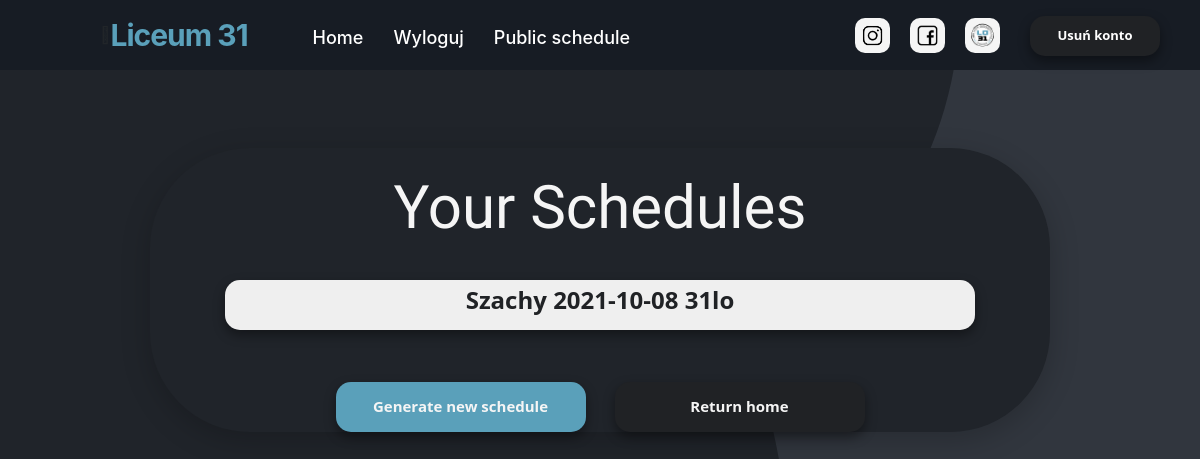
Before: /tournaments (signed in) with the older database file.
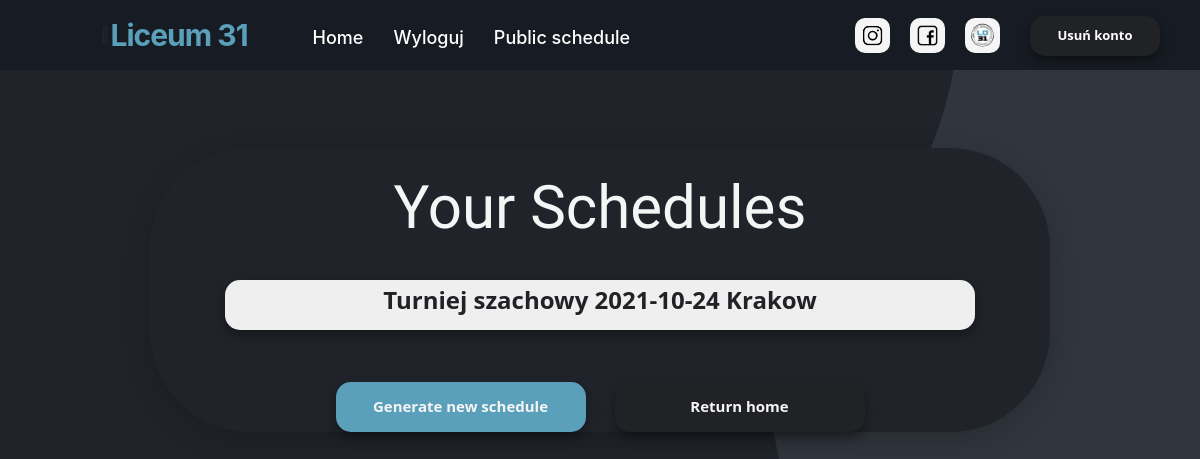
After: the same page with the newer database file.
### website/models.py (models this page shows)
class Tournament(db.Model):
    id = db.Column(db.Integer,primary_key=True)
    user_id = db.Column(db.Integer,db.ForeignKey('user.id'))
    name = db.Column(db.String(150))
    date = db.Column(db.Date)
    location = db.Column(db.String(150))
    discipline = db.Column(db.String(150))
    type = db.Column(db.String(150))
    status = db.Column(db.String(150), default="upcoming")
    is_public = db.Column(db.Boolean(),default=False)
    current_round_number = db.Column(db.Integer(),default=0)
    edited_dual_id = db.Column(db.Integer())
    rounds = db.relationship('Round')
    duals = db.relationship('Dual')
    opponents = db.relationship('Opponent')
    standings = db.relationship('Standing')

### website/views.py (the view)
@views.route('/tournaments', methods=['GET', 'POST'])
@login_required
def tournaments():
    return render_template("tournaments.html", user=current_user)

### website/__init__.py (called while the page is built)
def create_app():
    app = Flask(__name__)
    app.config['SECRET_KEY'] = 'kjabwdlajbal'
    app.config['SQLALCHEMY_DATABASE_URI'] = f'sqlite:///{DB_NAME}'
    db.init_app(app)  # inicjowanie bazy danych dla aplikacji
    from .views import views
    from .auth import auth
    app.register_blueprint(views, url_prefix='/')
    app.register_blueprint(auth, url_prefix='/')
    from .models import User
    create_datebase(app)
    login_manager = LoginManager()
    login_manager.login_view = 'auth.login'
    login_manager.init_app(app)
    @login_manager.user_loader
    def load_user(id):
        return User.query.get(int(id))
    return app

### website/templates/tournaments.html
 {% extends "base.html" %} {% block title %}Schedules{% endblock %} {% block content %}
<section class="tournaments_box_container container_tournaments">
    <br>
    <h3 align="center">Your Schedules</h3>
    <br>
    <ol class="list-group list-group-flush" id="pary">
        {% for tournament in user.tournaments %}
        <div align="center">
            <ol class="badge ">
                <button class="btn-danger_nav_list_group" onClick="showTournament({{tournament.id}})"><h4>{{tournament.name}} {{tournament.date}} {{tournament.location}}</h4> </button>
            </ol>
        </div>
        <br /> {% endfor %}
    </ol>
    <br />
    <div align="center">
        <a href="/new-schedule">
            <button type="button" class="btn-danger_nav_tournaments_blue">Generate new schedule</button>
        </a>
        <a href="/" style="margin-left: 25px;">
            <button type="button" class="btn-danger_nav_tournaments">Return home</button>
        </a>
    </div>
</section>
{% endblock %}

Changed rows visible on the page:
changed Tournament: name "Szachy" → "Turniej szachowy"; date "2021-10-08" → "2021-10-24"; location "31lo" → "Krakow"
